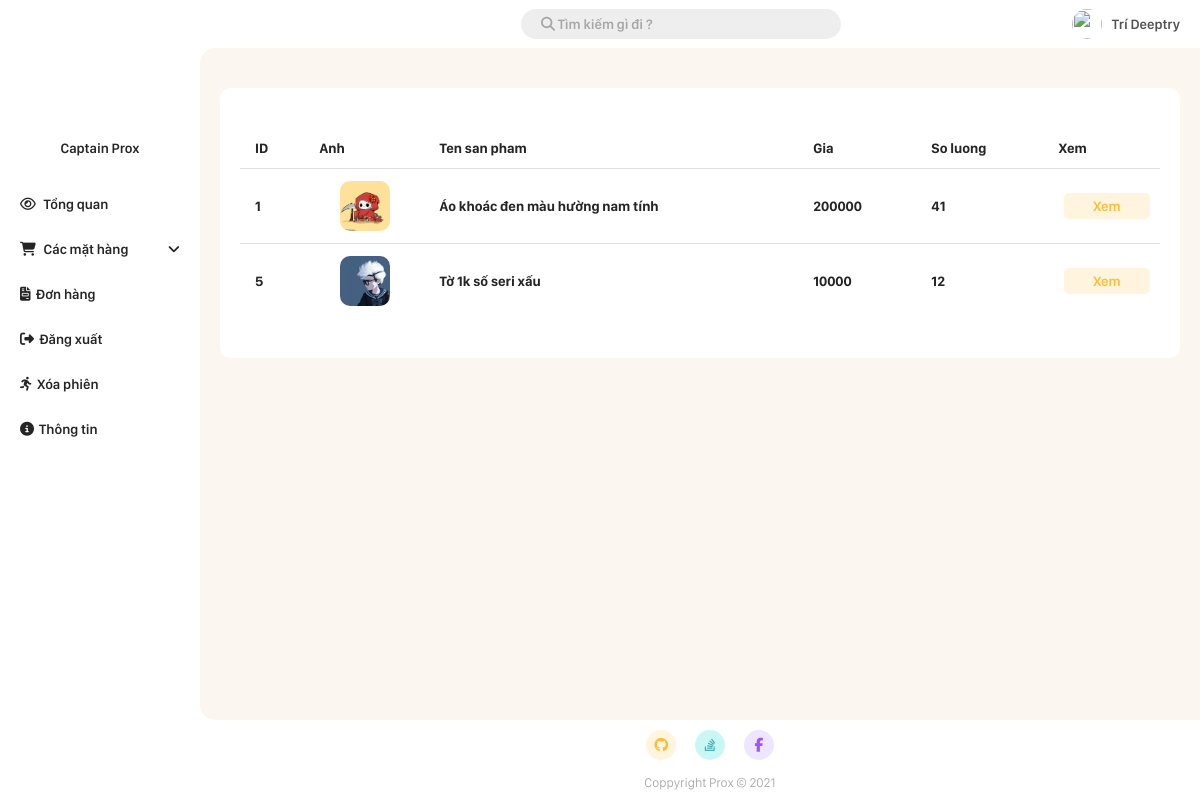
/Admin/view-infomation/manufacturer-info.php?id=3 (signed in), run on the app's committed database.
### tables this page shows
CREATE TABLE `product` (
  `id` int(11) NOT NULL,
  `name` varchar(50) NOT NULL,
  `description` text NOT NULL,
  `image` text NOT NULL,
  `cost` double NOT NULL,
  `quantity` int(11) NOT NULL,
  `manufacturer_id` int(11) NOT NULL,
  `sold` int(11) NOT NULL DEFAULT '0',
  `type_id` int(11) NOT NULL DEFAULT '1'
);

### Admin/view-infomation/manufacturer-info.php (the view, shortened to what this page needs)
<!DOCTYPE html>
<html lang="en">
<head>
    <link rel="stylesheet" href="../CSS/style.css?v=2.2">
</head>
<body>
    <?php
        require_once '../root/connect.php';
        $id = $_GET['id'];
        $query = "SELECT * FROM product WHERE manufacturer_id = '$id'";
        $result = mysqli_query($connect, $query);
    ?>
        <div class="grid-container">
            <div class="container-header">
                <?php require_once "../root/navbar.php"; ?>
            </div>
            <div class="container-menu">
                <?php require_once "../root/sidebar_folder.php"; ?>
            </div>
            <div class="container-main">
                <div class="content-container">
                    <table class="styled-table">
                        <thead>
                            <tr>
                                <th>
                                    ID
                                </th>
                                <th>
                                    Anh
                                </th>
                                <th>
                                    Ten san pham
                                </th>
                                <th>
                                    Gia
                                </th>
                                <th>
                                    So luong
                                </th>
                                <th>
                                    Xem
                                </th>
                            </tr>
                        </thead>
                        <tbody>
                            <?php foreach($result as $product){ ?>
                                <tr>
                                    <th><?= $product['id']; ?></th>
                                    <th><img src="../photos/<?= $product['image']; ?>" alt="" class="cover-image"></th>
                                    <th><?= $product['name']; ?></th>
                                    <th><?= $product['cost']; ?></th>
                                    <th><?= $product['quantity']; ?></th>
                                    <th><a class="link-button" href="item-information.php?id=<?= $product['id']; ?>">Xem</a></th>
                                </tr>
                            <?php } ?>
                        </tbody>
                    </table>
                </div>
            </div>
            <div class="container-footer">
                <?php require_once "../root/footer.php"; ?>
            </div>
        </div>
</body>
</html>

### Admin/CSS/style.css (style rules this page uses)
*,body { padding: 0px; margin: 0px; color: rgb(37, 37, 37); font-family: San Francisco Display, sans-serif ; }
body { background: rgb(252, 252, 252); }
.container-header { grid-area: header; position: -webkit-sticky; position: sticky; background-color: #fff; top: 0px; }
.container-menu { grid-area: menu; background: #fff; height: 100%; }
.container-main { grid-area: main; padding: 20px !important; border-radius: 15px 0px 0px 15px; background: #FBF6F0; }
.container-footer { grid-area: footer; margin: 10px 0px 10px 20px; }
.grid-container { display: grid; grid-template-areas: 'menu header header' 'menu main right' 'menu footer footer'; grid-template-rows: 6vh auto 10vh; grid-template-columns: 25vh auto 0vh; grid-gap: 0px; padding: 0px; height: 100vh; background: #fff; }
.grid-container > div { padding: 0; }
* { box-sizing: border-box; font-family: San Francisco Display, sans-serif; font-size: 14px; margin: 0; padding: 0; }
img { display: block; max-width: 100%; }
a { text-decoration: none; }
.link-button { padding: 5px; width: 100%; color: #FFBB36; background-color: #FFF4DE; text-align: center; border-radius: 5px; font-weight: 600; background-position: 0% 0%; transition: 0.5s ease; }
.content-container { border-radius: 10px; padding: 20px; background-color: white; }
::placeholder { color: black; opacity: 0.3; font-weight: 600; }
.styled-table thead tr { background-color: #ffffff; color: #ffffff !important; text-align: center; }
.styled-table th, .styled-table td { padding: 12px 15px; text-align: left; }
.styled-table td:first-child, .styled-table th:first-child { border-radius: 5px 0px 0px 5px; }
.styled-table td:last-child, .styled-table th:last-child { border-radius: 0 5px 5px 0; }
.styled-table tbody tr { background-color: #ffffff !important; border-top: 1px solid #e0e0e0 !important; }
.styled-table tbody tr:nth-of-type(even) { background-color: #fff; }
.styled-table tbody tr:last-of-type { border-bottom: none; }
.styled-table { border-collapse: collapse; border-spacing:0 15px; font-size: 0.9em; font-family: sans-serif; min-width: 400px; width: 100%; margin: 20px 0px 20px 0px; }
.styled-table .link-button { display: block; margin: 5px; }
.cover-image { height: 50px; width: 50px; border-radius: 10px; object-fit: cover; margin-left: auto; margin-right: auto;; }

### data on the page
product: id "1", image (picture), name "Áo khoác đen màu hường nam tính", cost "200000", quantity "41"
product: id "5", image (picture), name "Tờ 1k số seri xấu", cost "10000", quantity "12"

### other printed values
$_SESSION['name'] "Trí Deeptry"
